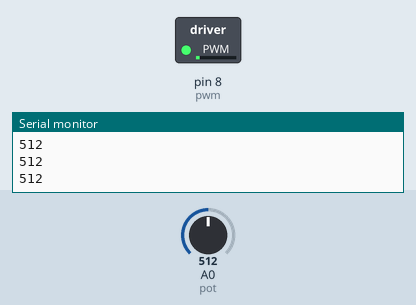
The sketch below on a simulated Arduino Uno, built with avr-gcc and run on an emulated ATmega328P. On the bench: switched loads named in the sketch (green lamp = pin HIGH), the last lines printed to the serial monitor. The inputs (shaded band) are chosen by the test bench; at power-on: A0 (pot) = 512.

Above: at 1.2 s.
1.3 s: A0 (pot) set to 1023
At 2.16 s:
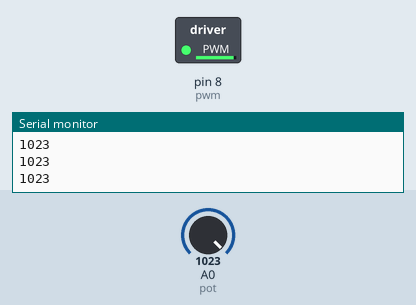
4.3 s: A0 (pot) set to 1007
7.3 s: A0 (pot) set to 1000
Timing chart, 0 to 10.3 s (numbered marks = the images above; inputs shaded):
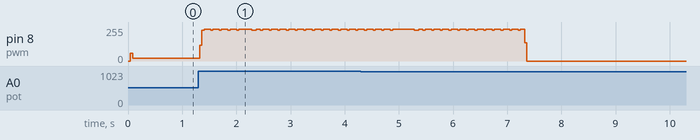

The sketch:

motor_1.ino
```cpp
int pwm = 8; // assigns pin 12 to variable pwm
int pot = A0; // assigns analog input A0 to variable pot
int t1 = 0;   // declares variable t1
int t2 = 0;   // declares variable t2
void setup()  // setup loop
{
  pinMode(pwm, OUTPUT); // declares pin 12 as output
  pinMode(pot, INPUT);  // declares pin A0 as input
  Serial.begin(9600);
}
void loop()
{
  t2= analogRead(pot);// reads the voltage at A0 and saves in t2
  Serial.println(t2);
  t1= 1000-t2;         // subtracts t2 from 1000 ans saves the result in t1
  digitalWrite(pwm, HIGH); // sets pin 12 HIGH
  delayMicroseconds(t1);   // waits for t1 uS (high time)
  digitalWrite(pwm, LOW);  // sets pin 12 LOW
  delayMicroseconds(t2);   // waits for t2 uS (low time)
}
```
